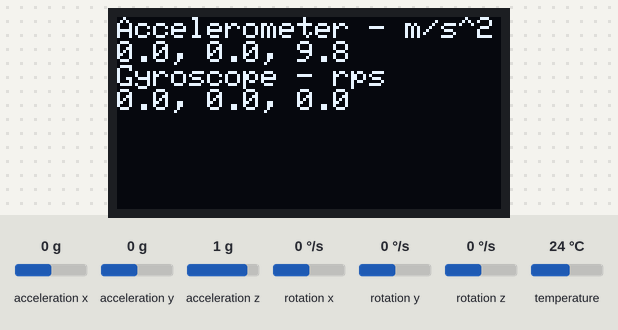
A program run on a simulated ESP32. On the bench: 128×64 one-colour display. Inputs (shaded band) come from the test bench; at power-on: acceleration x 0 g, acceleration y 0 g, acceleration z 1 g, rotation x 0 °/s, rotation y 0 °/s, rotation z 0 °/s, temperature 24 °C. The display library's start-up logo is not drawn; what the program prints to the serial monitor is not drawn.

Above: at 1.7 s.
1.8 s: acceleration x set to -1.4 g
At 2.2 s:
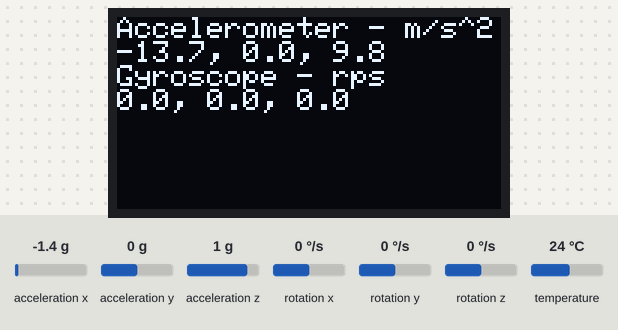
3.3 s: acceleration y set to -1.4 g
At 3.6 s:
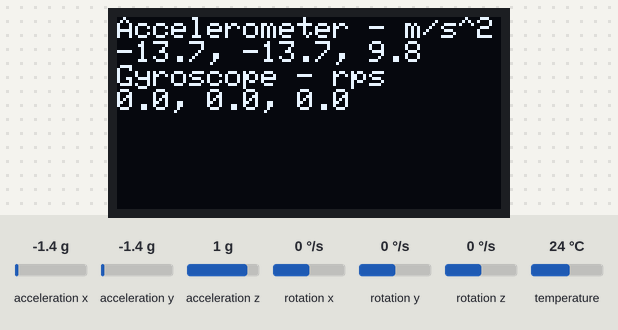
4.8 s: acceleration z set to -1.4 g
At 5.2 s:
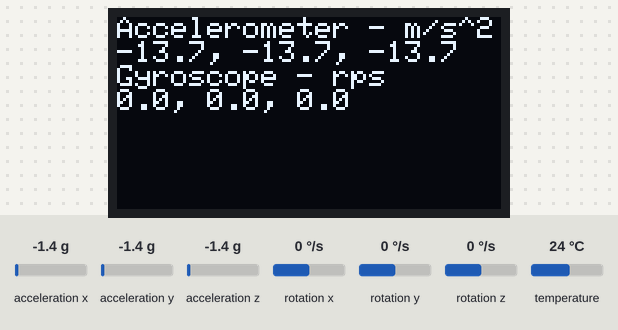
6.4 s: rotation x set to -192 °/s
At 6.9 s:
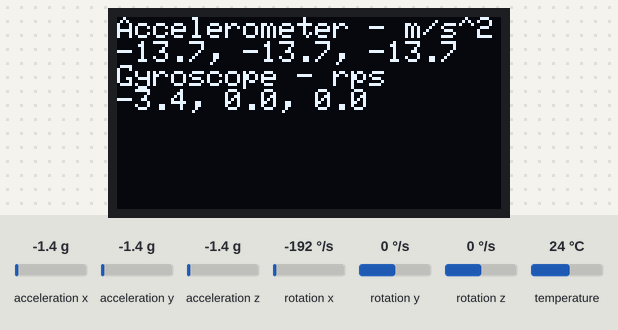
7.9 s: rotation y set to -192 °/s
At 8.5 s:
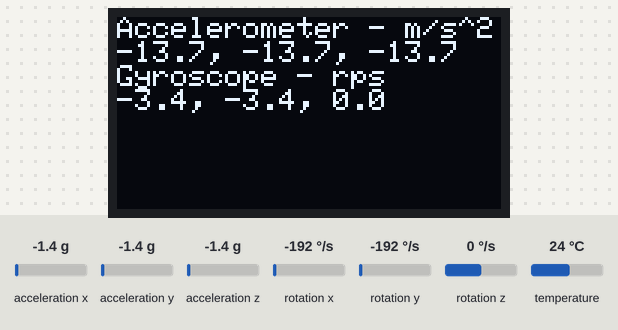
9.4 s: rotation z set to -192 °/s
At 10.3 s:
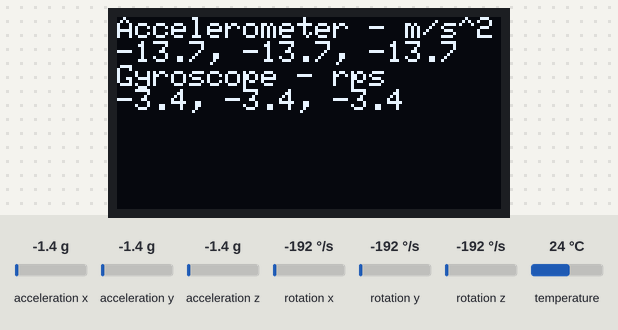
Timing chart, 0 to 12.0 s (numbered marks = the images above; inputs shaded):
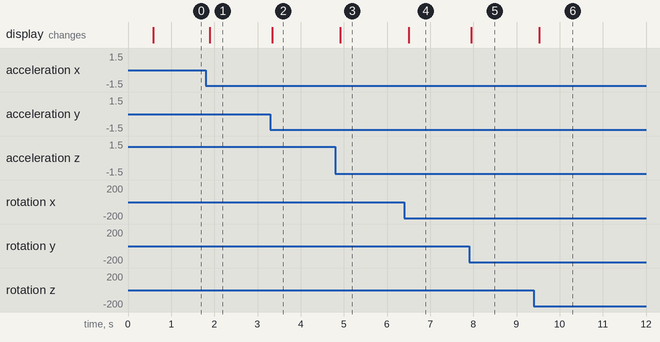

The program:

main.cpp
```cpp
//MPU6050 => I2C Protocol

#include <Arduino.h>
#include <SPI.h>    // SPI
#include <Wire.h>   // I2C
#include <Adafruit_MPU6050.h>
#include <Adafruit_SSD1306.h>
#include <Adafruit_Sensor.h>


Adafruit_MPU6050 mpu;
Adafruit_SSD1306 display = Adafruit_SSD1306(128, 64, &Wire);

void setup() {
  Serial.begin(115200);
  // while (!Serial);
  Serial.println("MPU6050 OLED demo");

  if (!mpu.begin()) {
    Serial.println("Sensor init failed");
    while (1)
      yield();
  }
  Serial.println("Found a MPU-6050 sensor");

  // SSD1306_SWITCHCAPVCC = generate display voltage from 3.3V internally
  if (!display.begin(SSD1306_SWITCHCAPVCC, 0x3C)) { // Address 0x3C for 128x64
    Serial.println(F("SSD1306 allocation failed"));
    for (;;)
      ; // Don't proceed, loop forever
  }
  display.display();
  delay(500); // Pause for 2 seconds
  display.setTextSize(1);
  display.setTextColor(WHITE);
  display.setRotation(0);
}

void loop() {
  sensors_event_t a, g, temp;
  mpu.getEvent(&a, &g, &temp);

  display.clearDisplay();
  display.setCursor(0, 0);

  Serial.print("Accelerometer ");
  Serial.print("X: ");
  Serial.print(a.acceleration.x, 1);
  Serial.print(" m/s^2, ");
  Serial.print("Y: ");
  Serial.print(a.acceleration.y, 1);
  Serial.print(" m/s^2, ");
  Serial.print("Z: ");
  Serial.print(a.acceleration.z, 1);
  Serial.println(" m/s^2");

  display.println("Accelerometer - m/s^2");
  display.print(a.acceleration.x, 1);
  display.print(", ");
  display.print(a.acceleration.y, 1);
  display.print(", ");
  display.print(a.acceleration.z, 1);
  display.println("");

  Serial.print("Gyroscope ");
  Serial.print("X: ");
  Serial.print(g.gyro.x, 1);
  Serial.print(" rps, ");
  Serial.print("Y: ");
  Serial.print(g.gyro.y, 1);
  Serial.print(" rps, ");
  Serial.print("Z: ");
  Serial.print(g.gyro.z, 1);
  Serial.println(" rps");

  display.println("Gyroscope - rps");
  display.print(g.gyro.x, 1);
  display.print(", ");
  display.print(g.gyro.y, 1);
  display.print(", ");
  display.print(g.gyro.z, 1);
  display.println("");

  display.display();
  delay(100);
}
```

Measured:
- after the input at 1.8 s, the display: changes after 0.10 s (image 1)
- after the input at 3.3 s, the display: changes at once (image 2)
- after the input at 4.8 s, the display: changes after 0.12 s (image 3)
- after the input at 6.4 s, the display: changes after 0.10 s (image 4)
- after the input at 7.9 s, the display: changes after 0.05 s (image 5)
- after the input at 9.4 s, the display: changes after 0.13 s (image 6)
